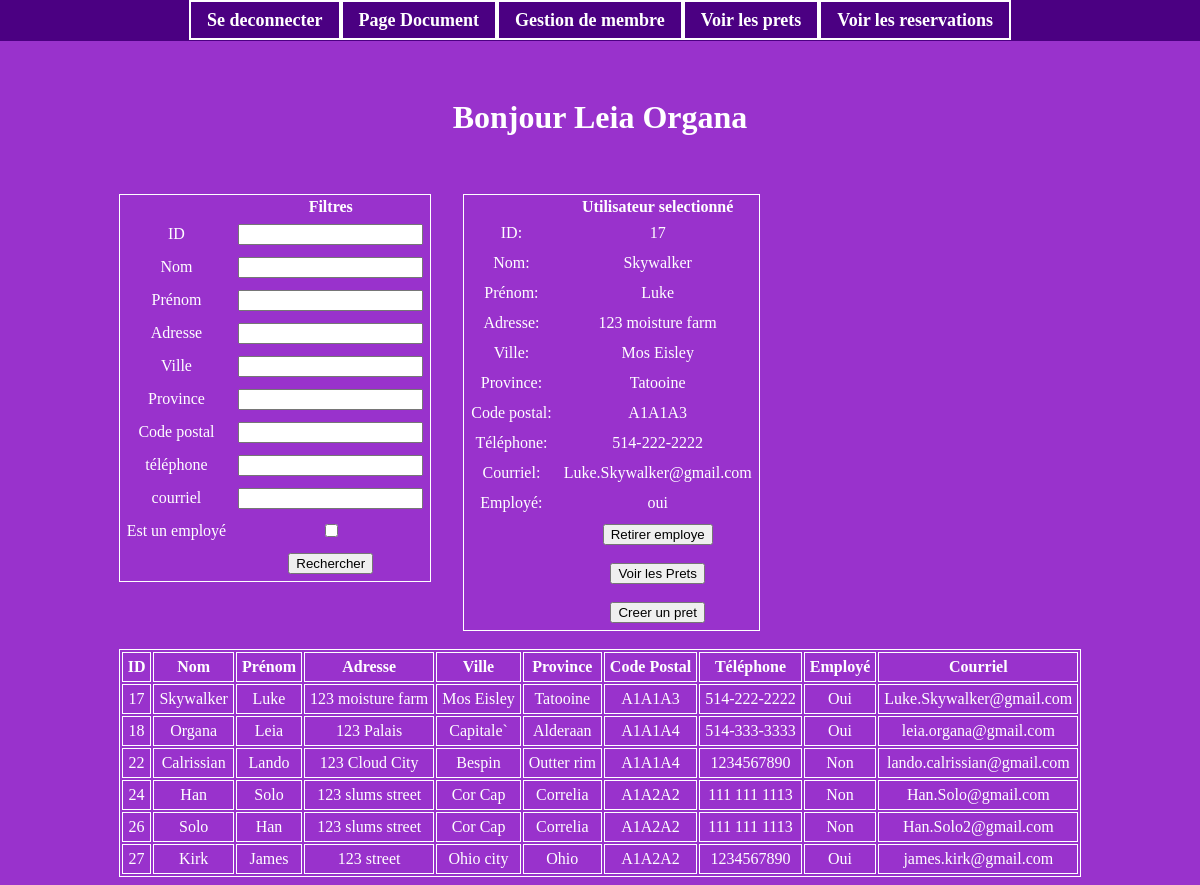
/admin.php (signed in), run on the app's committed database.
### tables this page shows
CREATE TABLE `utilisateurs` (
  `ID` int NOT NULL,
  `nom` varchar(50) NOT NULL,
  `prenom` varchar(50) NOT NULL,
  `adresse` varchar(255) NOT NULL,
  `ville` varchar(50) NOT NULL,
  `province` varchar(50) NOT NULL,
  `codePostal` varchar(6) NOT NULL,
  `telephone` varchar(15) NOT NULL,
  `password` varchar(255) NOT NULL,
  `isEmploye` tinyint(1) NOT NULL DEFAULT (0),
  `isAdmin` tinyint(1) NOT NULL DEFAULT (0),
  `courriel` varchar(255) NOT NULL
);

### admin.php (the view, shortened to what this page needs)
<?php
    require_once 'fonctions.php';
?>
<!DOCTYPE html>
<html lang="en">
<head>
    <link rel="stylesheet" href="./css/style.css">
</head>
<body>
    <div class="page">
        <div class='container'>
            <?php
                echo "<h1>Bonjour " . $_SESSION['prenom'] . " " . $_SESSION['nom']  . "</h1>";
                $pdo = openConnexion($attr, $user, $pass, $opts);
                $id = isset($_POST['id']) ? $_POST['id'] : null ;
                $nom = isset($_POST['nom']) ? $_POST['nom'] : null ;
                $prenom = isset($_POST['prenom']) ? $_POST['prenom'] : null ;
                $adresse = isset($_POST['adresse']) ? $_POST['adresse'] : null ;
                $ville = isset($_POST['ville']) ? $_POST['ville'] : null ;
                $province = isset($_POST['province']) ? $_POST['province'] : null ;
                $codePostal = isset($_POST['codePostal']) ? $_POST['codePostal'] : null ;
                $telephone = isset($_POST['telephone']) ? $_POST['telephone'] : null ;
                $isEmploye = isset($_POST['isEmploye']) ? 1 : 0 ;
                $courriel = isset($_POST['courriel']) ? $_POST['courriel'] : null ;
                try{
                    $sql = ($isEmploye == 1) ?
                    "SELECT
                    ID,
                    nom AS Nom,
                    prenom AS Prénom,
                    adresse AS Adresse,
                    ville AS Ville,
                    province As Province,
                    codePostal AS 'Code postal',
                    telephone AS Téléphone,
                    courriel AS Courriel,
                    isEmploye AS Employé
                    FROM `utilisateurs`
                    WHERE ID        LIKE :id
                    AND nom         LIKE :nom
                    AND prenom      LIKE :prenom
                    AND adresse     LIKE :adresse
                    AND ville       LIKE :ville
                    AND province    LIKE :province
                    AND codePostal  LIKE :codePostal
                    AND telephone   LIKE :telephone
                    AND courriel    LIKE :courriel
                    AND isEmploye   = :isEmploye":
                    "SELECT
                    ID,
                    nom AS Nom,
                    prenom AS Prénom,
                    adresse AS Adresse,
                    ville AS Ville,
                    province As Province,
                    codePostal AS 'Code postal',
                    telephone AS Téléphone,
                    courriel AS Courriel,
                    isEmploye AS Employé
                    FROM `utilisateurs`
                    WHERE ID        LIKE :id
                    AND nom         LIKE :nom
                    AND prenom      LIKE :prenom
                    AND adresse     LIKE :adresse
                    AND ville       LIKE :ville
                    AND province    LIKE :province
                    AND codePostal  LIKE :codePostal
                    AND telephone   LIKE :telephone
                    AND courriel    LIKE :courriel";
                    $command =  $pdo->prepare($sql);
                    $command->bindValue(':id', '%'.($id ?? '').'%', PDO::PARAM_STR);
                    $command->bindValue(':nom', '%'.($nom ?? '').'%', PDO::PARAM_STR);
                    $command->bindValue(':prenom', '%'.($prenom ?? '').'%', PDO::PARAM_STR);
                    $command->bindValue(':adresse', '%'.($adresse ?? '').'%', PDO::PARAM_STR);
                    $command->bindValue(':ville', '%'.($ville ?? '').'%', PDO::PARAM_STR);
                    $command->bindValue(':province', '%'.($province ?? '').'%', PDO::PARAM_STR);
                    $command->bindValue(':codePostal', '%'.($codePostal ?? '').'%', PDO::PARAM_STR);
                    $command->bindValue(':telephone', '%'.($telephone ?? '').'%', PDO::PARAM_STR);
                    $command->bindValue(':courriel', '%'.($courriel ?? '').'%', PDO::PARAM_STR);
                    $command->execute();
                }
                catch (PDOException $e) {
                    echo "Erreur : " . $e->getMessage();
                }
            ?>
            <br>
            <br>
            <div class="horizontal">
                <table>
                    <form action="admin.php" method="post">
                        <tr>
                            <th></th>
                            <th>Filtres</th>
                        </tr>
                        <tr>
                            <td>ID</td>
                            <td><input type="text" name="id"></td>
                        </tr>
                        <tr>
                            <td>Nom</td>
                            <td><input type="text" name="nom"></td>
                        </tr>
                        <tr>
                            <td>Prénom</td>
                            <td><input type="text" name="prenom"></td>
                        </tr>
                        <tr>
                            <td>Adresse</td>
                            <td><input type="text" name="adresse"></td>
                        </tr>
                        <tr>
                            <td>Ville</td>
                            <td><input type="text" name="ville"></td>
                        </tr>
                        <tr>
                            <td>Province</td>
                            <td><input type="text" name="province"></td>
                        </tr>
                        <tr>
                            <td>Code postal</td>
                            <td><input type="text" name="codePostal"></td>
                        </tr>
                        <tr>
                            <td>téléphone</td>
                            <td><input type="text" name="telephone"></td>
                        </tr>
                        <tr>
                            <td>courriel</td>
                            <td><input type="text" name="courriel"></td>
                        </tr>
                        <tr>
                            <td>Est un employé</td>
                            <td><input type="checkbox" name="isEmploye" value="1" <?php if($isEmploye == 1)  {echo'checked';} ?> onchange="this.form.requestSubmit()"></td>
                        </tr>
                        <tr>
                            <td></td>
                            <td><button type='submit' name='recherche' value='recherche'>Rechercher</button></td>
                        </tr>
                    </form>
                </table>
                <table>
                    <tr>
                        <th></th>
                        <th>Utilisateur selectionné</th>
                    </tr>
                    <?php
                    $rows = $command->fetchAll(PDO::FETCH_ASSOC);
                    if (!$rows) {
                        echo "<tr><td>Aucun document trouvé.</td></tr>";
                        $selected = null;
                    }
                    else {
                    $selectedId = $_POST['selected_id'] ?? $rows[0]['ID'] ?? null;
                    $selected = null;
                    foreach ($rows as $r) {
                        if ((string)$r['ID'] === (string)$selectedId) {
                            $selected = $r;
                            break;
                        }
                    }
                        $command->execute();
                        $rows = $command->fetchAll(PDO::FETCH_ASSOC);
                        $selected = null;
                        foreach ($rows as $r) {
                            if ((string)$r['ID'] === (string)$selectedId) {
                                $selected = $r;
                                break;
                            }
                        }
                        foreach ($selected as $fieldName => $value) {
                            if($fieldName != 'password' && $fieldName != 'isAdmin'){
                                if($fieldName != 'Employé'){
                                    echo "<tr><td>" . htmlspecialchars($fieldName) . ":</td><td> " . htmlspecialchars($value) . "</td></tr>";
                                }
                                else{
                                    $valuePrint  = $value ? "oui" : "non";
                                    echo "<tr><td>" . htmlspecialchars($fieldName) . ":</td><td> " . $valuePrint. "</td></tr>";
                                }
                            }
                        }
                    }
                    ?>
                    <tr>
                        <td></td>
                        <td>
                            <form action="admin.php" method="post">
                                <?php
                                if($selected){
                                    if($_SESSION['isAdmin']==1){
                                        if($selected['Employé'] == 0) {
                                            echo "<button type='submit' name='changerEmploye' value='changerEmploye'>Mettre employe</button>";
                                        }
                                        else{
                                            echo "<button type='submit' name='changerEmploye' value='changerEmploye'>Retirer employe</button>";
                                        }
                                    }
                                }
                                ?>
                            </form>
                            <br>
                            <form action="prets.php" method="post">
                                <?php
                                    if($selected){
                                        echo "<button type='submit' name='voirPrets' value='voirPrets'>Voir les Prets</button>";
                                    }
                                ?>
                            </form>
                            <br>
                            <form action="nouveauPret.php" method="post">
                                <?php
                                    if($selected){
                                        echo "<button type='submit' name='nouveauPret' value='" . htmlspecialchars($selected["ID"]) . "'>Creer un pret</button>";
                                    }
                                ?>
                            </form>
                        </td>
                    </tr>
                </table>
            </div>
            <br>
            <table>
                <tr>
                    <th class='list'>ID<br></th>
                    <th class='list'>Nom<br></th>
                    <th class='list'>Prénom<br></th>
                    <th class='list'>Adresse<br></th>
                    <th class='list'>Ville<br></th>
                    <th class='list'>Province<br></th>
                    <th class='list'>Code Postal<br></th>
                    <th class='list'>Téléphone<br></th>
                    <th class='list'>Employé<br></th>
                    <th class='list'>Courriel<br></th>
                </tr>
                <?php
                    $cols = ['ID','Nom','Prénom','Adresse','Ville','Province','Code postal','Téléphone','Employé', 'Courriel'];
                    foreach ($rows as $row) {
                        $idAttr = htmlspecialchars((string)($row['ID'] ?? ''), ENT_QUOTES, 'UTF-8');
                        echo '<tr class="listRow" data-id="'.$idAttr.'" onclick="selectionerDocument(this)">';
                        foreach ($cols as $c) {
                            $val = $row[$c] ?? '';
                            if ($c === 'Employé') {
                                $out = ((int)$val === 1) ? 'Oui' : 'Non';
                            } else {
                                $out = htmlspecialchars((string)$val);
                            }
                            echo '<td class="list">'.$out.'</td>';
                        }
                        echo '</tr>';
                    }
                ?>
            </table>
        </div>
    </div>
</body>
</html>

### css/style.css (style rules this page uses)
body { background-color: darkorchid; }
.page { text-align: center; display: flex; align-items: flex-start; justify-content: center; min-height: 100vh; height: auto; padding-top: 70px; box-sizing: border-box; }
.container { display: inline-block; color: white; max-width: 100%; }
td { padding: 5px; }
table { border: 1px solid white; }
.list { border: 1px solid white; padding: 5px; }
.horizontal { display: flex; gap: 2rem; align-items: flex-start; }

### data on the page
utilisateurs: ID "17", nom "Skywalker", prenom "Luke", adresse "123 moisture farm", ville "Mos Eisley", province "Tatooine", codePostal "A1A1A3", telephone "514-222-2222", courriel "Luke.Skywalker@gmail.com", isEmploye "oui", isEmploye "Oui"
utilisateurs: ID "18", nom "Organa", prenom "Leia", adresse "123 Palais", ville "Capitale`", province "Alderaan", codePostal "A1A1A4", telephone "514-333-3333", isEmploye "Oui", courriel "leia.organa@gmail.com"
utilisateurs: ID "22", nom "Calrissian", prenom "Lando", adresse "123 Cloud City", ville "Bespin", province "Outter rim", codePostal "A1A1A4", telephone "1234567890", isEmploye "Non", courriel "lando.calrissian@gmail.com"
utilisateurs: ID "24", nom "Han", prenom "Solo", adresse "123 slums street", ville "Cor Cap", province "Correlia", codePostal "A1A2A2", telephone "111 111 1113", isEmploye "Non", courriel "Han.Solo@gmail.com"
utilisateurs: ID "26", nom "Solo", prenom "Han", adresse "123 slums street", ville "Cor Cap", province "Correlia", codePostal "A1A2A2", telephone "111 111 1113", isEmploye "Non", courriel "Han.Solo2@gmail.com"
utilisateurs: ID "27", nom "Kirk", prenom "James", adresse "123 street", ville "Ohio city", province "Ohio", codePostal "A1A2A2", telephone "1234567890", isEmploye "Oui", courriel "james.kirk@gmail.com"

### other printed values
$_SESSION['prenom'] "Leia"
$_SESSION['nom'] "Organa"
$fieldName "ID"
$fieldName "Nom"
$fieldName "Prénom"
$fieldName "Adresse"
$fieldName "Ville"
$fieldName "Province"
$fieldName "Code postal"
$fieldName "Téléphone"
$fieldName "Courriel"
$fieldName "Employé"
